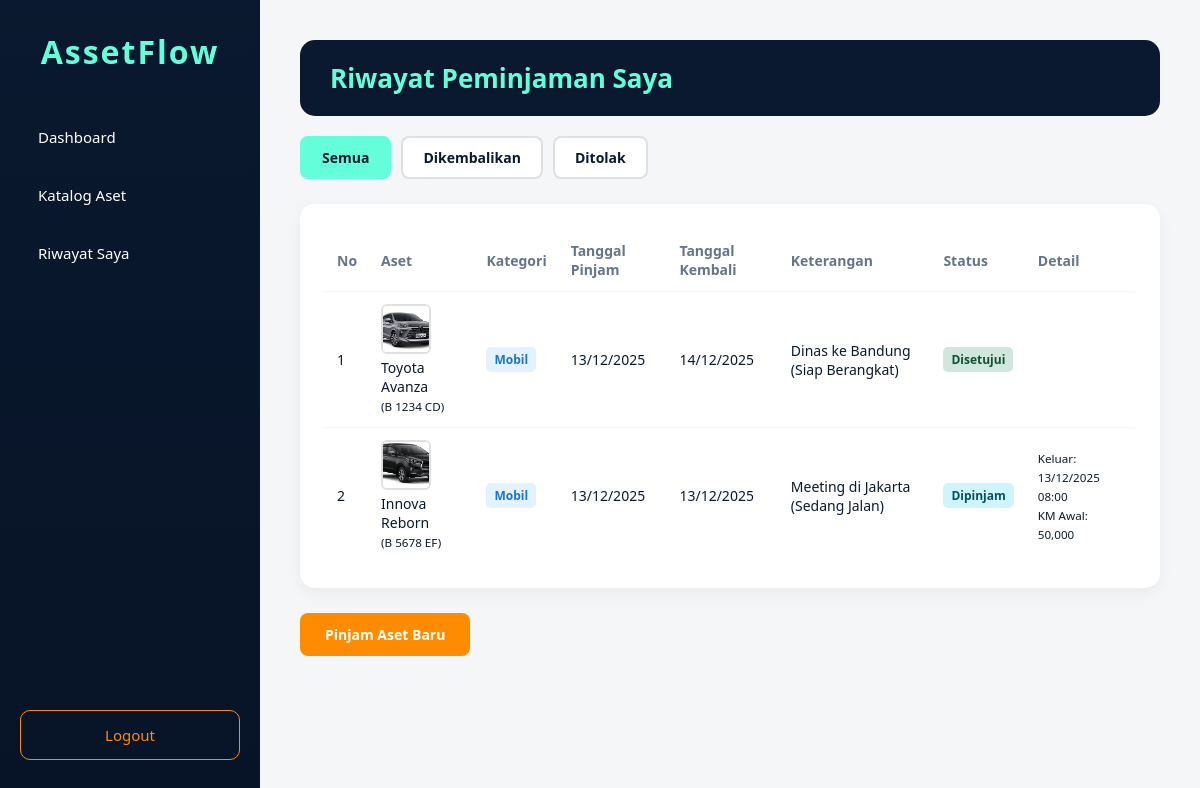
Page /riwayat_saya.php (signed in) on the committed database.
### tables this page shows
CREATE TABLE `loans` (
  `id_loan` int(11) NOT NULL,
  `id_user` int(11) NOT NULL,
  `id_aset` int(11) NOT NULL,
  `driver_id` int(11) DEFAULT NULL,
  `tgl_pinjam` date NOT NULL,
  `tgl_kembali` date NOT NULL,
  `jam_keluar` datetime DEFAULT NULL,
  `jam_masuk` datetime DEFAULT NULL,
  `km_awal` int(11) DEFAULT NULL,
  `km_akhir` int(11) DEFAULT NULL,
  `kondisi_mobil` text DEFAULT NULL,
  `keterangan` text NOT NULL,
  `alasan_penolakan` text DEFAULT NULL,
  `status_loan` enum('pending','approved','rejected','on_loan','returned') NOT NULL DEFAULT 'pending',
  `returned_at` datetime DEFAULT NULL,
  `created_at` datetime NOT NULL DEFAULT CURRENT_TIMESTAMP,
  `updated_at` datetime NOT NULL DEFAULT CURRENT_TIMESTAMP ON UPDATE CURRENT_TIMESTAMP
);

CREATE TABLE `assets` (
  `id_aset` int(11) NOT NULL,
  `nama_aset` varchar(100) NOT NULL,
  `kategori` enum('mobil','elektronik') NOT NULL,
  `plat_nomor` varchar(20) DEFAULT NULL,
  `status_aset` enum('tersedia','maintenance','rusak') NOT NULL DEFAULT 'tersedia',
  `gambar` varchar(255) DEFAULT NULL,
  `created_at` datetime NOT NULL DEFAULT CURRENT_TIMESTAMP,
  `updated_at` datetime NOT NULL DEFAULT CURRENT_TIMESTAMP ON UPDATE CURRENT_TIMESTAMP,
  `deleted_at` datetime DEFAULT NULL
);

### auth_check.php (called while the page is built, shortened)
<?php
function e($value) {
    return htmlspecialchars((string) ($value ?? ''), ENT_QUOTES, 'UTF-8');
}
function asset_image_src($filename) {
    $basename = basename($filename);
    $path = __DIR__ . DIRECTORY_SEPARATOR . 'assets' . DIRECTORY_SEPARATOR . 'img' . DIRECTORY_SEPARATOR . $basename;
    return 'assets/img/' . rawurlencode($basename);
}

### riwayat_saya.php (the view, shortened to what this page needs)
<?php
require_once 'database/db.php';
require_once 'auth_check.php';
$user_id = $_SESSION['user_id'];
$filter_status = $_GET['status'] ?? 'all';
$query = "SELECT l.*, a.nama_aset, a.kategori, a.plat_nomor, a.gambar
          FROM loans l
          JOIN assets a ON l.id_aset = a.id_aset
          WHERE l.id_user = :user_id";
$query .= " ORDER BY l.tgl_pinjam DESC";
$stmt = $conn->prepare($query);
$stmt->bindParam(':user_id', $user_id);
$stmt->execute();
$riwayat = $stmt->fetchAll();
?>
<!DOCTYPE html>
<html lang="id">
<head>
    <link rel="stylesheet" href="css/style_pegawai.css">
</head>
<body>
    <div class="sidebar">
        <h2>AssetFlow</h2>
        <a href="index.php">Dashboard</a>
        <a href="katalog_aset.php">Katalog Aset</a>
        <a href="riwayat_saya.php">Riwayat Saya</a>
        <a href="logout.php" class="logout">Logout</a>
    </div>
    <div class="main-content">
        <div class="header">
            <h1>Riwayat Peminjaman Saya</h1>
        </div>
        <div class="filter-section">
            <a href="?status=all" class="filter-btn <?= $filter_status == 'all' ? 'active' : '' ?>">Semua</a>
            <a href="?status=dikembalikan" class="filter-btn <?= $filter_status == 'dikembalikan' ? 'active' : '' ?>">Dikembalikan</a>
            <a href="?status=ditolak" class="filter-btn <?= $filter_status == 'ditolak' ? 'active' : '' ?>">Ditolak</a>
        </div>
        <div class="card">
            <?php if (empty($riwayat)): ?>
                <div class="empty-state">
                    <p>Tidak ada riwayat peminjaman.</p>
                </div>
            <?php else: ?>
                <table class="data-table">
                    <thead>
                        <tr>
                            <th>No</th>
                            <th>Aset</th>
                            <th>Kategori</th>
                            <th>Tanggal Pinjam</th>
                            <th>Tanggal Kembali</th>
                            <th>Keterangan</th>
                            <th>Status</th>
                            <th>Detail</th>
                        </tr>
                    </thead>
                    <tbody>
                        <?php $no = 1; foreach ($riwayat as $item): ?>
                        <tr>
                            <td><?= $no++ ?></td>
                            <td>
                                <div class="asset-info">
                                    <img src="<?= e(asset_image_src($item['gambar'])) ?>" alt="<?= e($item['nama_aset']) ?>" class="asset-thumb">
                                    <span><?= e($item['nama_aset']) ?></span>
                                    <?php if ($item['plat_nomor']): ?>
                                        <br><small>(<?= e($item['plat_nomor']) ?>)</small>
                                    <?php endif; ?>
                                </div>
                            </td>
                            <td><span class="badge badge-<?= e($item['kategori']) ?>"><?= e(ucfirst($item['kategori'])) ?></span></td>
                            <td><?= date('d/m/Y', strtotime($item['tgl_pinjam'])) ?></td>
                            <td><?= date('d/m/Y', strtotime($item['tgl_kembali'])) ?></td>
                            <td><?= e($item['keterangan']) ?></td>
                            <td>
                                <?php
                                $status_class = '';
                                $status_text = '';
                                switch($item['status_loan']) {
                                    case 'approved':
                                        $status_class = 'approved';
                                        $status_text = 'Disetujui';
                                        break;
                                    case 'on_loan':
                                        $status_class = 'on_loan';
                                        $status_text = 'Dipinjam';
                                        break;
                                }
                                ?>
                                <span class="badge badge-<?= e($status_class) ?>"><?= e($status_text) ?></span>
                            </td>
                            <td>
                                <?php if ($item['kategori'] == 'mobil'): ?>
                                    <?php if ($item['jam_keluar']): ?>
                                        <small>Keluar: <?= date('d/m/Y H:i', strtotime($item['jam_keluar'])) ?></small><br>
                                    <?php endif; ?>
                                    <?php if ($item['km_awal']): ?>
                                        <small>KM Awal: <?= number_format($item['km_awal']) ?></small><br>
                                    <?php endif; ?>
                                <?php elseif ($item['returned_at']): ?>
                                    <small>Dikembalikan: <?= date('d/m/Y H:i', strtotime($item['returned_at'])) ?></small>
                                <?php endif; ?>
                            </td>
                        </tr>
                        <?php endforeach; ?>
                    </tbody>
                </table>
            <?php endif; ?>
        </div>
        <div class="quick-actions">
            <a href="katalog_aset.php" class="btn btn-primary">Pinjam Aset Baru</a>
        </div>
    </div>
</body>
</html>

### css/style_pegawai.css (style rules this page uses)
* { margin: 0; padding: 0; box-sizing: border-box; font-family: "Segoe UI", Tahoma, sans-serif; }
body { background-color: #F4F6F8; color: #0A192F; }
.sidebar { position: fixed; top: 0; left: 0; width: 260px; height: 100vh; background: linear-gradient(180deg, #0A192F, #071326); padding: 30px 20px; display: flex; flex-direction: column; z-index: 1000; }
.sidebar h2 { color: #64FFDA; font-size: 32px; text-align: center; margin-bottom: 40px; letter-spacing: 2px; }
.sidebar a { color: #FFFFFF; text-decoration: none; padding: 14px 18px; margin-bottom: 10px; border-radius: 10px; font-size: 15px; display: block; transition: 0.3s; }
.sidebar .logout { margin-top: auto; border: 1px solid #FF8C00; color: #FF8C00; text-align: center; }
.main-content { margin-left: 260px; padding: 40px; }
h1 { color: #64FFDA; background-color: #0A192F; padding: 20px 30px; border-radius: 15px; margin-bottom: 20px; font-size: 26px; }
h2 { font-size: 18px; color: #0A192F; margin-bottom: 15px; margin-top: 0; }
.card { background: #FFFFFF; padding: 25px; border-radius: 15px; box-shadow: 0 5px 15px rgba(0,0,0,0.05); margin-bottom: 25px; }
.data-table { width: 100%; border-collapse: collapse; }
.data-table th, .data-table td { padding: 12px; text-align: left; border-bottom: 1px solid #F1F5F9; font-size: 14px; }
.data-table th { color: #64748B; font-weight: 600; }
.data-table tr:last-child td { border-bottom: none; }
.badge { padding: 4px 8px; border-radius: 5px; font-size: 12px; font-weight: 600; display: inline-block; }
.badge-mobil { background: #e3f2fd; color: #1976d2; }
.badge-approved { background: #d1e7dd; color: #0f5132; }
.badge-on_loan { background: #cff4fc; color: #055160; }
.filter-section { margin-bottom: 25px; display: flex; gap: 10px; flex-wrap: wrap; }
.filter-btn { padding: 10px 20px; background-color: #FFFFFF; color: #0A192F; text-decoration: none; border-radius: 8px; border: 2px solid #e0e0e0; font-weight: 600; font-size: 14px; transition: 0.2s; }
.filter-btn.active { background-color: #64FFDA; color: #0A192F; border-color: #64FFDA; }
.btn { display: inline-block; padding: 10px 20px; border-radius: 8px; text-decoration: none; font-size: 14px; font-weight: 600; border: none; cursor: pointer; transition: opacity 0.2s; text-align: center; }
.btn-primary { background-color: #FF8C00; color: white; }
.quick-actions { display: flex; gap: 15px; margin-bottom: 40px; flex-wrap: wrap; }
.quick-actions a { padding: 12px 25px; border-radius: 8px; text-decoration: none; font-weight: 600; font-size: 14px; color: #fff; transition: opacity 0.2s; }
.quick-actions .btn-primary { background-color: #FF8C00; }
.asset-thumb { width: 50px; height: 50px; object-fit: cover; border-radius: 6px; border: 2px solid #e0e0e0; }

### rows in the picture
loans: id_aset.gambar (picture), id_aset.nama_aset "Toyota Avanza", id_aset.plat_nomor "B 1234 CD", id_aset.kategori "Mobil", tgl_pinjam "13/12/2025", tgl_kembali "14/12/2025", keterangan "Dinas ke Bandung (Siap Berangkat)", status_loan "Disetujui"
loans: id_aset.gambar (picture), id_aset.nama_aset "Innova Reborn", id_aset.plat_nomor "B 5678 EF", id_aset.kategori "Mobil", tgl_pinjam "13/12/2025", tgl_kembali "13/12/2025", keterangan "Meeting di Jakarta (Sedang Jalan)", status_loan "Dipinjam", jam_keluar "13/12/2025 08:00", km_awal "50,000"
